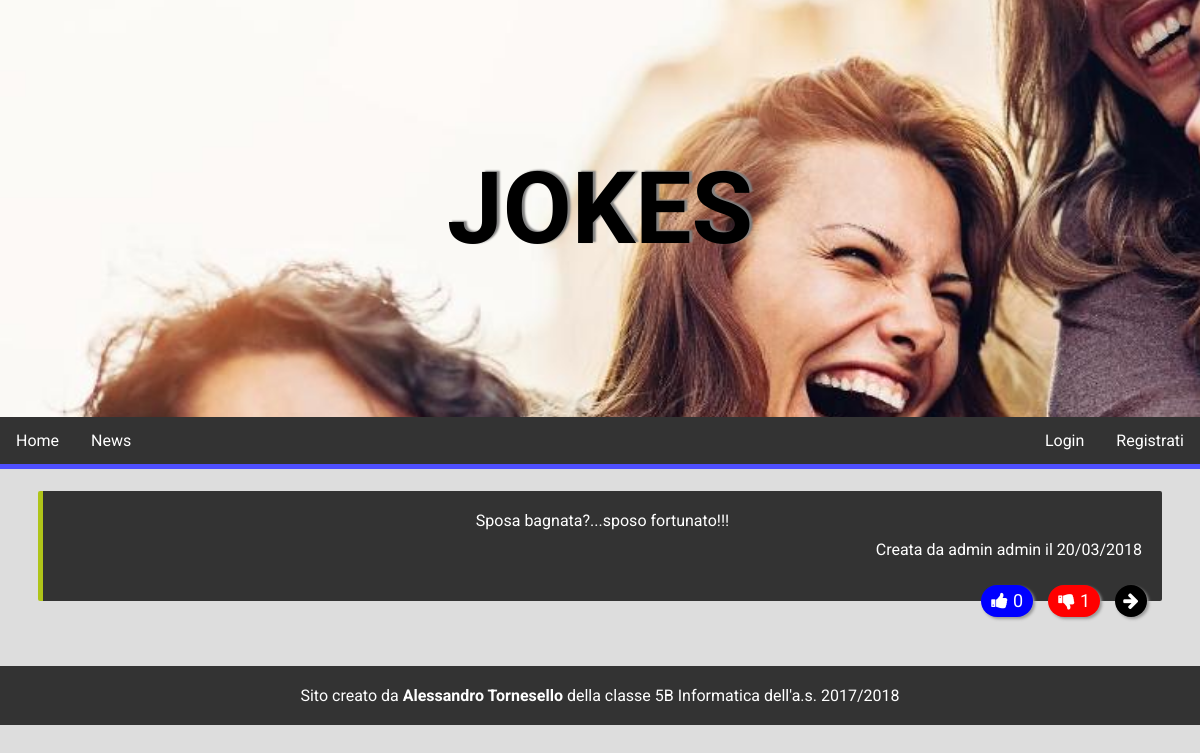
The app's page /detail.php?id=4 with its own data.
### tables this page shows
CREATE TABLE `joke` (
  `id` int(11) NOT NULL,
  `joketext` text,
  `jokedate` date NOT NULL,
  `idauthor` int(11) DEFAULT NULL,
  `likeCounter` int(11) NOT NULL,
  `unlikeCounter` int(11) NOT NULL
);

CREATE TABLE `author` (
  `id` int(11) NOT NULL,
  `name` varchar(255) DEFAULT NULL,
  `email` varchar(255) DEFAULT NULL,
  `idUtente` int(11) NOT NULL
);

### detail.php (the view, shortened to what this page needs)
<!DOCTYPE html>
<html>
<head>
    <link rel="stylesheet" type="text/css" media="screen" href="styles/main.css"/>
    <link rel="stylesheet" type="text/css" media="screen" href="styles/login.css"/>
    <link rel="stylesheet" type="text/css" media="screen" href="styles/joketable.css"/>
    <link rel="stylesheet" href="https://maxcdn.bootstrapcdn.com/font-awesome/4.5.0/css/font-awesome.min.css">
</head>
<body onload="loadAuthors()">
    <div class="header">
        <div class="img">
            <p>Jokes</p>
        </div>
        <div id="navbar">
            <ul class="navbar">
                <li><a class="active" href="index.php">Home</a></li>
                <li><a href="#news">News</a></li>
                <?php
                  if(isset($_SESSION["idUtente"])) {
                    echo "<li class='login'><a href='#'>Esci</a></li>";
                  }
                  else {
                    echo "<li class='singup'><a href='register.php'>Registrati</a></li>
                          <li class='login'><a href='login.php'>Login</a></li>";
                  }
                ?>
            </ul>
        </div>
    </div>
    <div class="content" style="width:100%;text-align:center">
      <table class="jokestable">
        <?php
          include("conn.php");
          $id = $_GET["id"];
          $sql = "SELECT j.id, j.joketext, j.jokedate , a.name, j.likeCounter, j.unlikeCounter
                  FROM joke j, author a
                  WHERE j.idauthor = a.id
                  AND j.id = ".$id;
          if($result = $conn->query($sql)) {
              while ($row = $result->fetch_assoc()) {
                  $newDate = date("d/m/Y", strtotime($row['jokedate']));
                  $row['joketext'] = str_replace("\n", "<br>", $row['joketext']);
                  echo "<tr>
                      <td style='border-left:5px solid rgb(".
                      rand(0,255).",".rand(0,255).",".rand(0,255).
                      ")'>
                      <p class='text'>".
                      $row['joketext'].
                      "</p>
                      <p class='author'>Creata da ".
                      $row['name']." il ". $newDate.
                      "</p><br>
                      <div class='jokeinfo'>
                      <div class='info float'>
                        <a href='detail.php?id=".
                        $row['id'].
                        "'>
                          <i class='fa fa-arrow-right'></i>
                        </a>
                      </div>
                      <form action='".$_SERVER["PHP_SELF"]."?id=".$id."' method='POST'>
                          <button type='submit' name='action' value='".$row['id']."-unlike-".$id."' class='floatWithText unlike'>
                            <i class='fa fa-thumbs-down my-float unlike'>
                            <span class='unlike'>".
                            $row['unlikeCounter'].
                            "</span>
                            </i>
                          </button>
                      </form>
                      <form action='".$_SERVER["PHP_SELF"]."?id=".$id."' method='POST'>
                          <button type='submit' name='action' value='".$row['id']."-like-".$id."' class='floatWithText like'>
                            <i class='fa fa-thumbs-up my-float like'>
                            <span class='like'>".
                            $row['likeCounter'].
                            "</span>
                            </i>
                          </button>
                      </form>
                      </div></td></tr><tr><td class='spacer'></td></tr>";
              }
          }
        ?>
      </table>
    </div>
    <div class="footer">
      <?php include("footer.php"); ?>
    </div>
</body>
</html>

### styles/main.css (style rules this page uses)
* { padding: 0; margin: 0; font-family: 'Roboto', sans-serif; }
body { background-color: #ddd; }
div.content { float: right; width: 80%; }
ul.navbar { list-style-type: none; margin: 0; padding: 0; overflow: hidden; background-color: #333; }
ul.navbar li { float: left; }
ul.navbar li a { display: block; color: white; text-align: center; padding: 14px 16px; text-decoration: none; }
ul.navbar li.login, ul.navbar li.singup { float: right; }
div#navbar { border-bottom: 5px solid #4f4fff; }
div.img { background-image: url("../img/bg_home.jpg"); background-attachment: fixed; background-repeat: no-repeat; background-size: cover; background-position: 0 -30px; padding: 150px 0 150px 0; text-align: center; }
div.img p { font-size: 100px; text-transform: uppercase; font-weight: bold; color: #000; font-family: 'Comfortaa', cursive; text-shadow: 3px -1px 2px rgb(128, 128, 128); }
div.footer { clear: both; }

### styles/joketable.css (style rules this page uses)
table.jokestable { margin: 20px 3% 3% 3%; width: 94%; }
table.jokestable tr td.spacer { height: 25px; background-color: transparent; }
table.jokestable tr td { background-color: #333; color: #fff; border-radius: 2px; }
table.jokestable tr td p.author { float: right; padding: 10px 20px 10px 0px; }
table.jokestable tr td p.text { padding: 20px 20px 0 20px; }
table.jokestable tr td div.jokeinfo { width: 100%; text-align: right; height: 0; margin-top: 20px; }
table.jokestable tr td div.jokeinfo span.like, table.jokestable tr td div.jokeinfo span.unlike, table.jokestable tr td div.jokeinfo button { float: right; }
table.jokestable tr td div.jokeinfo span.like, table.jokestable tr td div.jokeinfo span.unlike { height: 32px; line-height: 32px; padding: 0 0 0 5px; }
table.jokestable tr td div.jokeinfo button i.like, table.jokestable tr td div.jokeinfo button i.unlike, table.jokestable tr td div.jokeinfo button i.edit, table.jokestable tr td div.jokeinfo button i.delete { color: #fff; height: 32px; line-height: 32px; font-size: 18px; }
table.jokestable tr td div.jokeinfo button.like { background-color: #00f; padding: 0 10px 0 10px; margin-left: 15px; }
table.jokestable tr td div.jokeinfo button.unlike { background-color: #f00; padding: 0 10px 0 10px; margin-left: 15px; }
table.jokestable tr td div.info { float: right; background-color: #000; margin: 0 15px 0 15px; }
table.jokestable tr td div.info a i { color: #fff; line-height: 32px; font-size: 18px; }
table.jokestable tr td div.jokeinfo button { background-color: #000; border-width: 0; }
.float { position:relative; width:32px; height:32px; bottom:-16px; color:#FFF; border-radius:16px; text-align:center; box-shadow: 2px 2px 3px #999; }
.floatWithText { position:relative; height:32px; bottom:-16px; color:#FFF; border-radius:16px; text-align:center; box-shadow: 2px 2px 3px #999; }

### records on screen
joke: joketext "Sposa bagnata?...sposo fortunato!!!", idauthor.name "admin admin", jokedate "20/03/2018", $row['id'] 4 (drawn), unlikeCounter "1", likeCounter "0"
